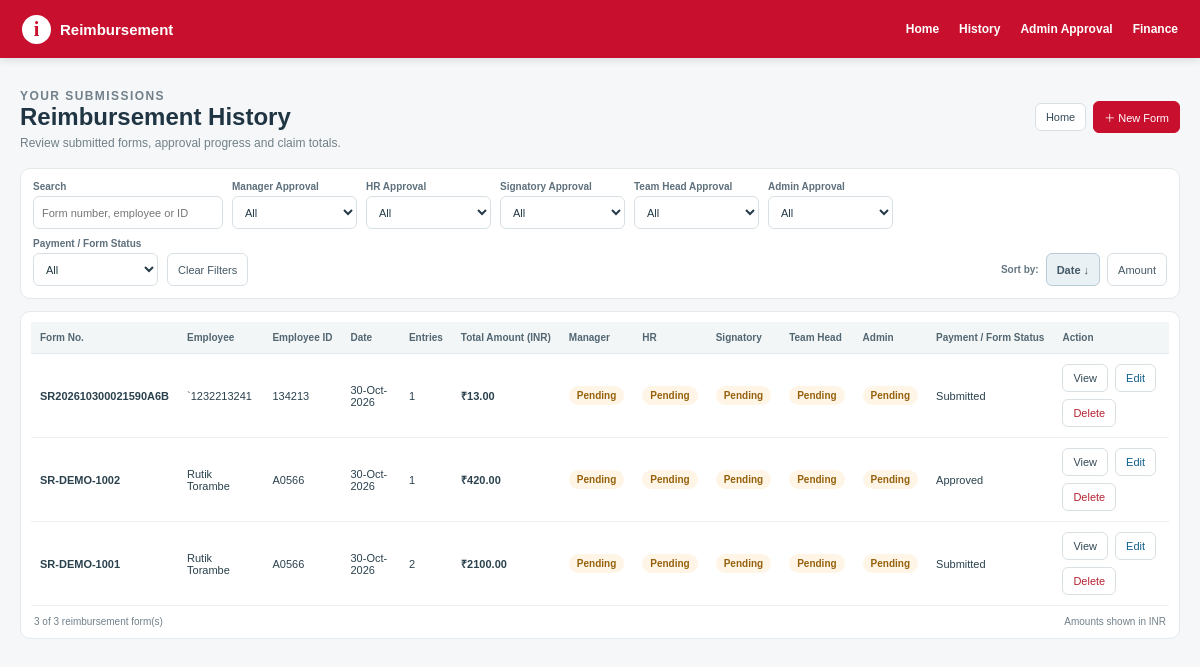
/reimbursement/history, run on an earlier commit of the app's database.
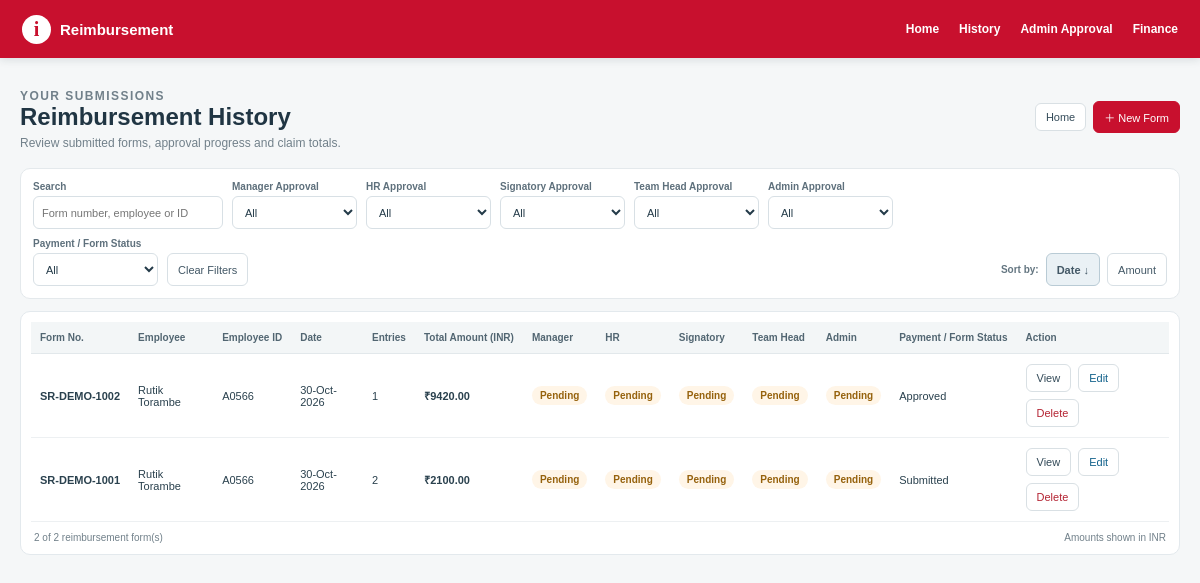
And on a later commit of the database.
### app.py (models this page shows, shortened)
class ExpenseSundry(db.Model):
    __tablename__ = "ExpenseSundry"
    FormNo = db.Column(db.String(255), primary_key=True)
    Item = db.Column(db.Integer, primary_key=True)
    FormDate = db.Column(db.Float)
    EmpID = db.Column(db.String(255))
    EName = db.Column(db.String(255))
    Manager = db.Column(db.String(255))
    TeamName = db.Column(db.String(255), nullable=True)
    Description = db.Column(db.String(255))
    GCCExpCode = db.Column(db.String(255))
    ExpenseDate = db.Column(db.Float)
    BillNo = db.Column(db.String(255))
    BillAmount = db.Column(db.Float, default=0)
    ClaimAmount = db.Column(db.Float, default=0)
    Chargeable = db.Column(db.String(20), default="NO")
    ClientName = db.Column(db.String(255))
    Comments = db.Column(db.String(1000))
    Status = db.Column(db.String(100), default="Submitted")
    DocumentID = db.Column(db.String(1000))
    FormPDFPath = db.Column(db.String(1000), nullable=True)
    AttachmentCheck = db.Column(db.String(50))
    ManagerApproval = db.Column(db.String(50), nullable=True, default="Pending", server_default=db.text("'Pending'"))
    HRApproval = db.Column(db.String(50), nullable=True, default="Pending", server_default=db.text("'Pending'"))
    SignatoryApproval = db.Column(db.String(50), nullable=True, default="Pending", server_default=db.text("'Pending'"))
    TeamHeadApproval = db.Column(db.String(50), nullable=True, default="Pending", server_default=db.text("'Pending'"))
    AdminApproval = db.Column(db.String(50), nullable=True, default="Pending", server_default=db.text("'Pending'"))
    ManagerApprovalBy = db.Column(db.String(255), nullable=True)
    HRApprovalBy = db.Column(db.String(255), nullable=True)
    SignatoryApprovalBy = db.Column(db.String(255), nullable=True)
    TeamHeadApprovalBy = db.Column(db.String(255), nullable=True)
    AdminApprovalBy = db.Column(db.String(255), nullable=True)
    FormReviewComments = db.Column(db.String(1000), nullable=True)
    ManagerApprovalDate = db.Column(db.Float, nullable=True)
    HRApprovalDate = db.Column(db.Float, nullable=True)
    SignatoryApprovalDate = db.Column(db.Float, nullable=True)
    TeamHeadApprovalDate = db.Column(db.Float, nullable=True)
    AdminApprovalDate = db.Column(db.Float, nullable=True)

### app.py (the view, shortened to what this page needs)
@app.route("/reimbursement/history")
def history():
    all_rows_summary = all_forms_summary()
    search_text = (request.args.get("q") or "").strip().lower()
    selected_status = (request.args.get("status") or "").strip().lower()
    sort_by = (request.args.get("sort") or "date").strip().lower()
    statuses = sorted({
        str(item.get("status") or "Submitted")
        for item in all_rows_summary
        if str(item.get("status") or "Submitted").strip()
    })
    rows = all_rows_summary
    if selected_status:
        rows = [
            item for item in rows
            if selected_status == str(item.get("status") or "Submitted").lower()
        ]
    if sort_by == "amount":
        rows.sort(
            key=lambda item: (item.get("total") or 0, item.get("form_no") or ""),
            reverse=True,
        )
    else:
        rows.sort(
            key=lambda item: (item.get("form_date") or "", item.get("form_no") or ""),
            reverse=True,
        )
    return page(
        "Reimbursement History",
        "history.html",
        forms=rows,
        statuses=statuses,
        selected_status=selected_status,
        search_text=search_text,
        sort_by=sort_by,
        total_forms=len(rows),
    )

### app.py (called while the page is built)
def excel_serial_to_datetime(value):
    if value is None or str(value).strip() == "":
        return None
    if isinstance(value, datetime):
        return value
    text_value = str(value).strip()
    try:
        return EXCEL_EPOCH + timedelta(days=float(text_value))
    except (ValueError, TypeError, OverflowError):
        try:
            return datetime.strptime(text_value[:10], "%Y-%m-%d")
        except ValueError:
            return None

def excel_serial_to_display(value):
    parsed = excel_serial_to_datetime(value)
    return parsed.strftime("%d-%b-%Y") if parsed else ""

def excel_serial_to_input(value):
    parsed = excel_serial_to_datetime(value)
    return parsed.strftime("%Y-%m-%d") if parsed else ""

def page(title, template, **context):
    return render_template(template, title=title, **context)

### templates/history.html (shortened to what the changed rows need)
{% extends "base.html" %}
{% block content %}
<div class="history-page">
<header class="history-head"><div><h1>Reimbursement History</h1></div></header>
<section class="history-panel"><div class="history-table-wrap"><table class="history-table"><thead><tr><th>Form No.</th><th>Employee</th><th>Employee ID</th><th>Date</th><th>Entries</th><th>Total Amount (INR)</th><th>Manager</th><th>HR</th><th>Signatory</th><th>Team Head</th><th>Admin</th><th>Payment / Form Status</th><th>Action</th></tr></thead><tbody id="historyTableBody">
{% for f in forms %}
<tr data-form="{{ f.form_no|lower }}" data-employee="{{ (f.name or '')|lower }}" data-empid="{{ (f.emp_id or '')|lower }}" data-status="{{ (f.status or 'Submitted')|lower }}" data-manager-approval="{{ (f.manager_approval or 'Pending')|lower }}" data-hr-approval="{{ (f.hr_approval or 'Pending')|lower }}" data-signatory-approval="{{ (f.signatory_approval or 'Pending')|lower }}" data-teamhead-approval="{{ (f.teamhead_approval or 'Pending')|lower }}" data-admin-approval="{{ (f.admin_approval or 'Pending')|lower }}" data-payment-status="{{ (f.status or 'Submitted')|lower }}" data-date="{{ f.form_date or '' }}" data-amount="{{ f.total or 0 }}">
<td><span class="history-formno">{{ f.form_no }}</span></td><td>{{ f.name or '—' }}</td><td>{{ f.emp_id or '—' }}</td><td>{{ f.form_date_display or f.form_date or '—' }}</td><td>{{ f.count or 0 }}</td><td class="history-money">₹{{ '%.2f'|format(f.total or 0) }}</td>
{% for val in [f.manager_approval, f.hr_approval, f.signatory_approval, f.teamhead_approval, f.admin_approval] %}{% set st=(val or 'Pending')|lower %}<td><span class="history-status {% if st=='pending' %}pending{% elif st=='rejected' %}rejected{% endif %}">{{ val or 'Pending' }}</span></td>{% endfor %}
<td>{{ f.status or 'Submitted' }}</td><td><div class="history-actions"><a href="{{ url_for('form_action',form_no=f.form_no,action='view') }}">View</a><a class="edit" href="{{ url_for('form_action',form_no=f.form_no,action='edit') }}">Edit</a><a class="delete" href="{{ url_for('form_action',form_no=f.form_no,action='delete') }}">Delete</a></div></td></tr>
{% else %}<tr><td colspan="13" class="history-empty">No reimbursement forms found.</td></tr>{% endfor %}
</tbody></table></div><div class="history-footer"><span id="historyCount">{{ forms|length }} reimbursement form(s)</span><span>Amounts shown in INR</span></div></section>
</div>
{% endblock %}

What changed in the data, as far as the page shows it:
removed ExpenseSundry: form_no "SR202610300021590A6B", EName "`1232213241", EmpID "134213", form_date_display "30-Oct-2026", count "1", ClaimAmount "13.00", val "Pending" "Pending" "Pending" "Pending" "Pending", Status "Submitted"
changed ExpenseSundry "SR-DEMO-1002": total "420.00" → "9420.00"
Also different on the page:
text written by a page script: "3 of 3 reimbursement form(s)" → "2 of 2 reimbursement form(s)"
